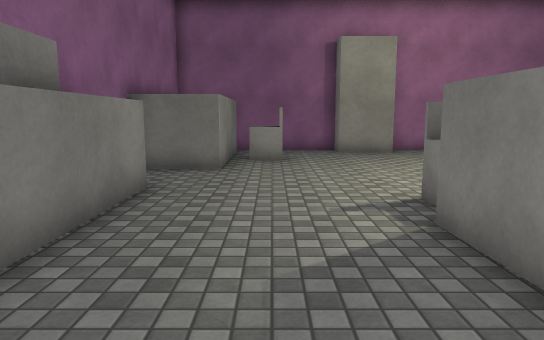
view 1 (above)

16 first-person views from a walk through a scene from a Unity 3-D project. The camera is 1.4 m above the floor, tilts 8° down and sees 70° across. The floor is counted in squares, 1 m on a side. Each view is taken from the middle of a square. On the plan, view 1 faces up. The plan holds only what a view shows up to about 16 squares ahead; the rest is blank. Surface patterns are stand-ins for the level's own textures.

view 2
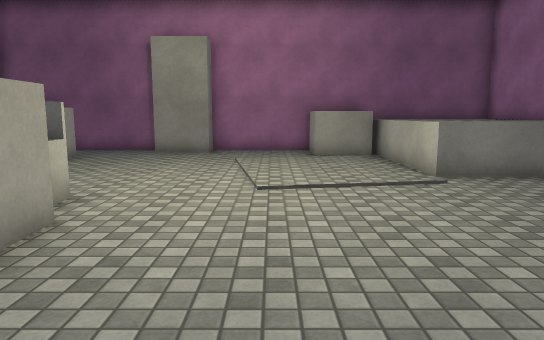

view 3
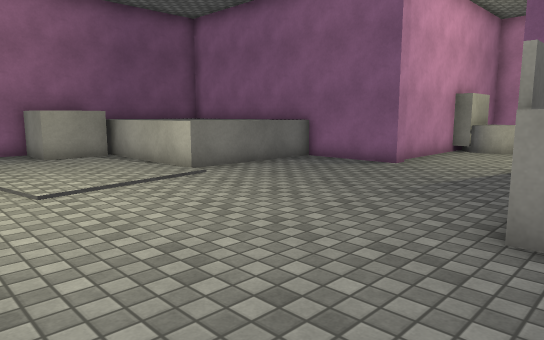

view 4
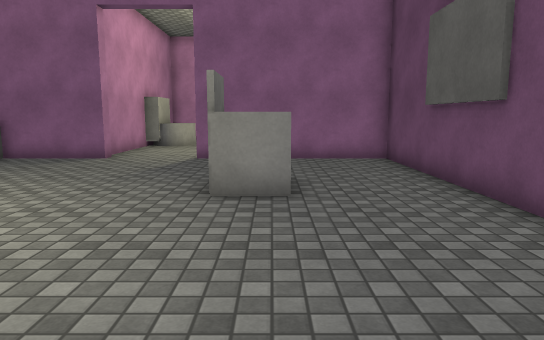

view 5
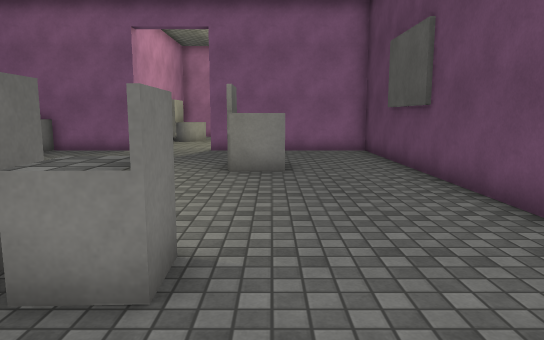

view 6
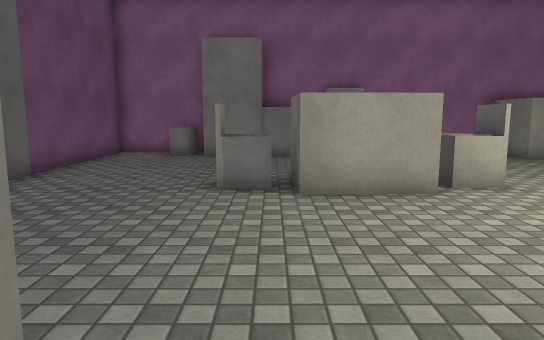

view 7
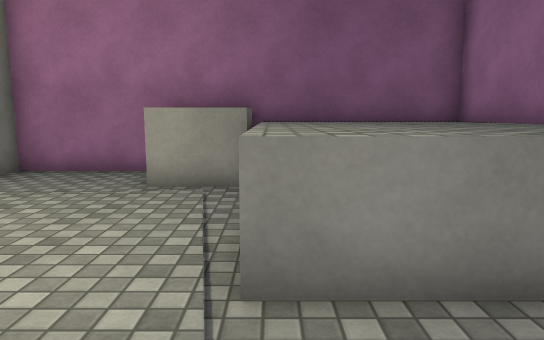

view 8
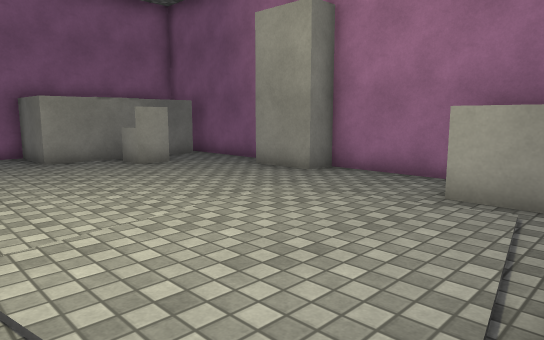

view 9
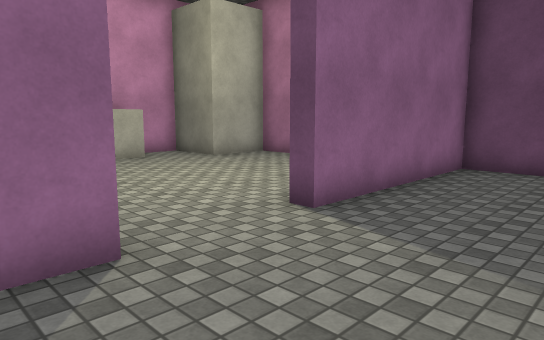

view 10
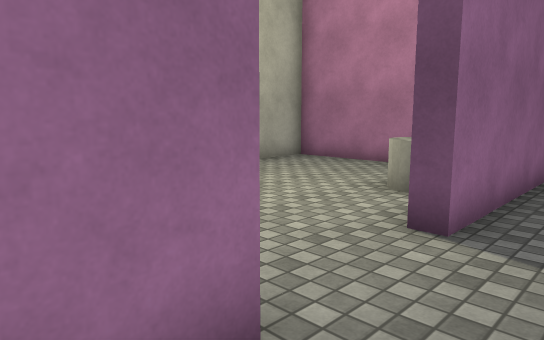

view 11
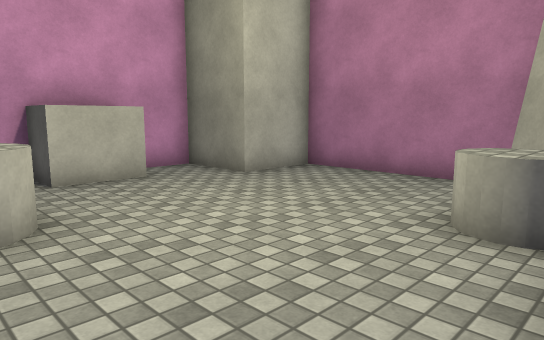

view 12
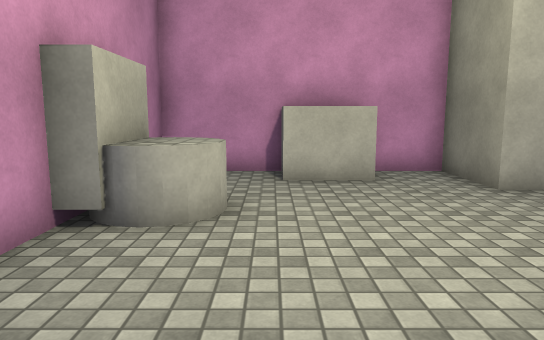

view 13
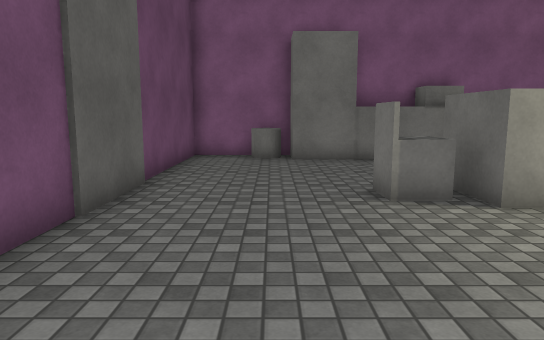

view 14
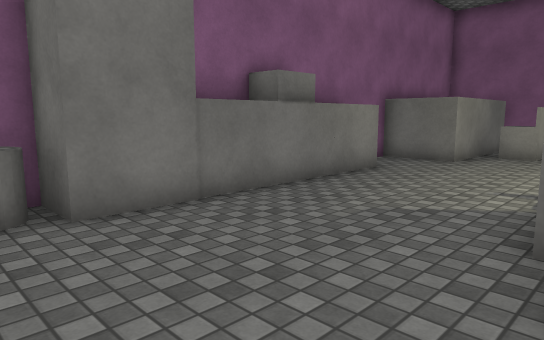

view 15
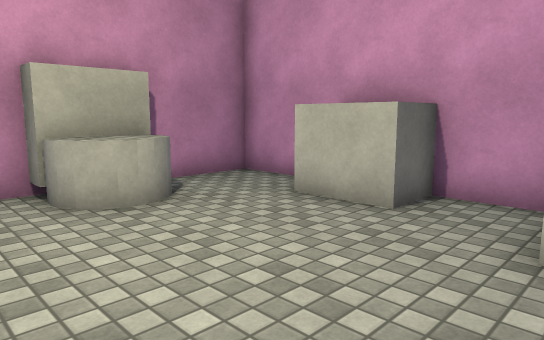

view 16
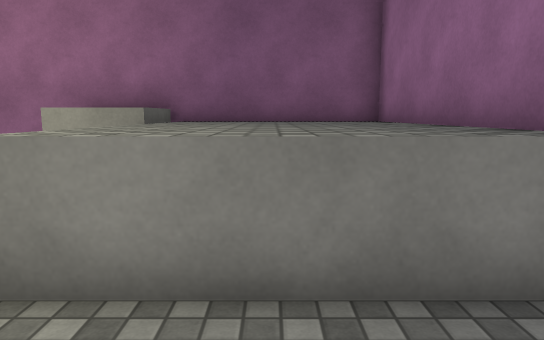

### Floor plan
Key: @ floor where view 1 was taken; # wall or solid block; . floor; ^ raised ledge; O other object.
Columns run from 4 left of view 1 to 26 right of it. Each row starts with its distance up from view 1.
 16   ###################
 15    #...##....O O^^^^#
 14   ^..........OOO^^  #
 13   ^.O..........^^^^^#
 12   ^.O..........^^^^^#
 11   ^............^^^^^#
 10 #^^............^^^^^#
  9 #..............^^^^^#
  8 #...................#
  7  O..................#
  6  O.....O............###########
  5  O....O O................OOO..#
  4  O....O O................OO...#
  3  O....OOO....................O#
  2  O.....O............#........O#
  1  O.....O......OO....#........O#
  0 #O..@.........OO....#OO.......#
 -1 #O..................#O........#
 -2 #...................#.......###
 -3 #...................###.....#
 -4 #############################

Where each view was taken, in squares from view 1:
view 1: 0 up, 0 right, facing up
view 2: 0 up, 7 right, facing up
view 3: 0 up, 5 right, facing up-right
view 4: 0 up, 3 right, facing right
view 5: 0 up, 0 right, facing right
view 6: 2 up, 11 right, facing left
view 7: 6 up, 11 right, facing up
view 8: 7 up, 11 right, facing up-left
view 9: 7 up, 12 right, facing down-right
view 10: 7 up, 14 right, facing down-right
view 11: 5 up, 16 right, facing down-right
view 12: 3 up, 16 right, facing right
view 13: 1 down, 10 right, facing left
view 14: 2 down, 3 right, facing up-left
view 15: 2 down, 19 right, facing up-right
view 16: 6 up, 13 right, facing up
